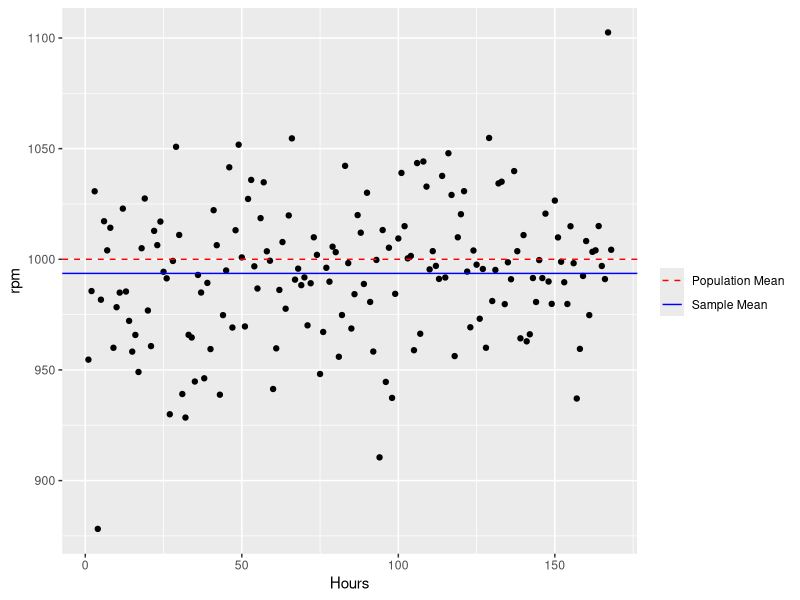

The R script that drew this image:
## ---- chunk 1
knitr::opts_chunk$set(warning = FALSE, message = FALSE)
## ---- chunk 2
library(ggplot2) # for ggplot()
## ---- chunk 3
# load the machine rpm data set
machine_df <- read.csv("machine_rpm.csv") # make sure to set your work directory accordingly
head(machine_df)
## ---- chunk 4
# check how large sample is
cat(paste('Length of RPM data = ', length(machine_df$rpm)))
## ---- chunk 5
# visualise sample mean

qplot(machine_df$hours, machine_df$rpm, xlab = 'Hours', ylab='rpm') + 
  geom_hline(aes(yintercept=1000, linetype = 'Population Mean'), color = "red") + 
  geom_hline(aes(yintercept=mean(machine_df$rpm), linetype = 'Sample Mean'), color = "blue") + 
  scale_linetype_manual(name = "", values = c(2, 1), 
                      guide = guide_legend(override.aes = list(color = c("red", "blue"))))
## ---- chunk 6
population_sd <- sd(machine_df$rpm)
population_mu <- 1000

# length of sample
n <- length(machine_df$rpm)

# calculate sample mean
x_bar <- mean(machine_df$rpm)
cat(paste("Sample mean: ", round(x_bar,2)))

# calculate standard error
SE <- population_sd / sqrt(n)
cat(paste("Standard error: ", round(SE,2)))

# calculate the z score
z_score <- (x_bar - population_mu) / SE
cat(paste("z score: ", round(z_score,2)))
## ---- chunk 7
p_value = 2*pnorm(abs(z_score), lower.tail = FALSE)
cat(paste("p-value: ", p_value))
## ---- chunk 8
signif_level <- 0.01

statement = c("the null hypothesis at the 1% significance level.",
              "\nConclude that the average speed")

true = c("Reject", statement, "differs from 1,000 rpm.")
false = c("Fail to reject",statement, "is 1,000 rpm.")

if (p_value < signif_level) cat(paste(true)) else cat(paste(false))
